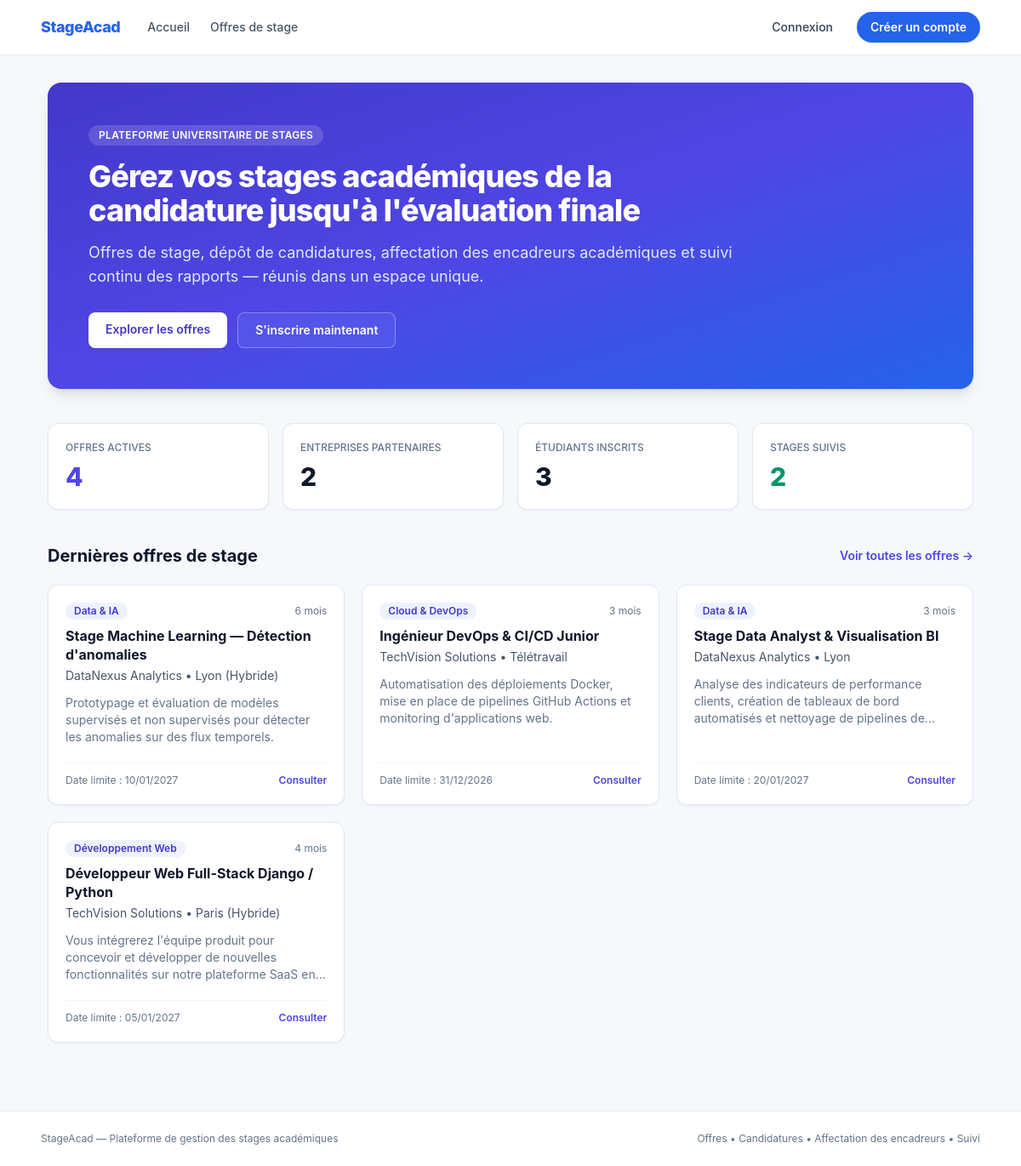
The page / on the database its author committed.
### stages/models.py (models this page shows, shortened)
class OffreStage(models.Model):
    titre = models.CharField(max_length=200, verbose_name="Intitulé du stage")
    entreprise = models.ForeignKey(
        settings.AUTH_USER_MODEL,
        on_delete=models.CASCADE,
        related_name="offres_publiees",
        verbose_name="Entreprise",
    )
    domaine = models.CharField(max_length=120, verbose_name="Domaine")
    lieu = models.CharField(max_length=150, verbose_name="Lieu")
    duree_mois = models.PositiveIntegerField(
        default=3,
        validators=[MinValueValidator(1), MaxValueValidator(24)],
        verbose_name="Durée (mois)",
    )
    date_debut = models.DateField(verbose_name="Date de début souhaitée")
    date_limite = models.DateField(verbose_name="Date limite de candidature")
    description = models.TextField(verbose_name="Description des missions")
    competences_requises = models.TextField(blank=True, verbose_name="Compétences requises")
    est_active = models.BooleanField(default=True, verbose_name="Offre active")
    date_creation = models.DateTimeField(auto_now_add=True, verbose_name="Publiée le")
    class Meta:
        ordering = ["-date_creation"]
        verbose_name = "Offre de stage"
        verbose_name_plural = "Offres de stage"

### accounts/models.py (models this page shows, shortened)
class User(AbstractUser):
    class Role(models.TextChoices):
        ETUDIANT = "ETUDIANT", "Étudiant"
        ENTREPRISE = "ENTREPRISE", "Entreprise"
        ENCADREUR = "ENCADREUR", "Encadreur académique"
        ADMIN = "ADMIN", "Administrateur"
    role = models.CharField(
        max_length=20,
        choices=Role.choices,
        default=Role.ETUDIANT,
        verbose_name="Rôle",
    )
    telephone = models.CharField(max_length=30, blank=True, verbose_name="Téléphone")
    organisation = models.CharField(
        max_length=150,
        blank=True,
        verbose_name="Entreprise / Établissement",
    )
    filiere = models.CharField(max_length=120, blank=True, verbose_name="Filière / Département")
    niveau = models.CharField(max_length=60, blank=True, verbose_name="Niveau d'études")
    specialite = models.CharField(max_length=120, blank=True, verbose_name="Spécialité")
    class Meta:
        verbose_name = "Utilisateur"
        verbose_name_plural = "Utilisateurs"
    @property
    def is_entreprise(self) -> bool:
        return self.role == self.Role.ENTREPRISE
    def display_name(self) -> str:
        if self.is_entreprise and self.organisation:
            return self.organisation
        full = self.get_full_name().strip()
        return full if full else self.username

### stages/views.py (the view)
# urls.py: path("", views.home, name="home"),
def home(request):
    offres_recentes = OffreStage.objects.filter(est_active=True).select_related("entreprise")[:6]
    stats = {
        "offres": OffreStage.objects.filter(est_active=True).count(),
        "entreprises": User.objects.filter(role=User.Role.ENTREPRISE).count(),
        "etudiants": User.objects.filter(role=User.Role.ETUDIANT).count(),
        "stages": Stage.objects.count(),
    }
    return render(request, "home.html", {"offres_recentes": offres_recentes, "stats": stats})

### templates/home.html (shortened to what this page needs)
{% extends "base.html" %}
{% block content %}
  <section class="rounded-2xl bg-gradient-to-br from-indigo-700 via-indigo-600 to-blue-600 text-white p-8 sm:p-12 shadow-lg mb-10">
    <div class="max-w-3xl">
      <span class="inline-block px-3 py-1 rounded-full bg-white/15 text-xs font-semibold tracking-wide uppercase mb-4">
        Plateforme Universitaire de Stages
      </span>
      <h1 class="text-3xl sm:text-4xl font-extrabold tracking-tight leading-tight">
        Gérez vos stages académiques de la candidature jusqu'à l'évaluation finale
      </h1>
      <p class="mt-4 text-indigo-100 text-base sm:text-lg">
        Offres de stage, dépôt de candidatures, affectation des encadreurs académiques et suivi continu des rapports — réunis dans un espace unique.
      </p>
      <div class="mt-7 flex flex-wrap gap-3">
        <a href="{% url 'stages:offre_list' %}" class="px-5 py-2.5 rounded-lg bg-white text-indigo-700 font-semibold text-sm hover:bg-indigo-50 shadow-sm transition">
          Explorer les offres
        </a>
        {% if user.is_authenticated %}
          <a href="{% url 'stages:dashboard' %}" class="px-5 py-2.5 rounded-lg bg-indigo-500/40 border border-white/30 text-white font-semibold text-sm hover:bg-indigo-500/60 transition">
            Accéder à mon tableau de bord
          </a>
        {% else %}
          <a href="{% url 'accounts:register' %}" class="px-5 py-2.5 rounded-lg bg-indigo-500/40 border border-white/30 text-white font-semibold text-sm hover:bg-indigo-500/60 transition">
            S'inscrire maintenant
          </a>
        {% endif %}
      </div>
    </div>
  </section>
  <section class="grid grid-cols-2 lg:grid-cols-4 gap-4 mb-10">
    <div class="bg-white rounded-xl border border-slate-200 p-5 shadow-sm">
      <p class="text-xs font-medium text-slate-500 uppercase">Offres actives</p>
      <p class="mt-2 text-3xl font-extrabold text-indigo-600">{{ stats.offres }}</p>
    </div>
    <div class="bg-white rounded-xl border border-slate-200 p-5 shadow-sm">
      <p class="text-xs font-medium text-slate-500 uppercase">Entreprises partenaires</p>
      <p class="mt-2 text-3xl font-extrabold text-slate-900">{{ stats.entreprises }}</p>
    </div>
    <div class="bg-white rounded-xl border border-slate-200 p-5 shadow-sm">
      <p class="text-xs font-medium text-slate-500 uppercase">Étudiants inscrits</p>
      <p class="mt-2 text-3xl font-extrabold text-slate-900">{{ stats.etudiants }}</p>
    </div>
    <div class="bg-white rounded-xl border border-slate-200 p-5 shadow-sm">
      <p class="text-xs font-medium text-slate-500 uppercase">Stages suivis</p>
      <p class="mt-2 text-3xl font-extrabold text-emerald-600">{{ stats.stages }}</p>
    </div>
  </section>
  <section>
    <div class="flex items-center justify-between mb-5">
      <h2 class="text-xl font-bold text-slate-900">Dernières offres de stage</h2>
      <a href="{% url 'stages:offre_list' %}" class="text-sm font-semibold text-indigo-600 hover:text-indigo-800">Voir toutes les offres →</a>
    </div>
    {% if offres_recentes %}
      <div class="grid md:grid-cols-2 lg:grid-cols-3 gap-5">
        {% for offre in offres_recentes %}
          <article class="bg-white rounded-xl border border-slate-200 p-5 shadow-sm hover:shadow-md transition flex flex-col justify-between">
            <div>
              <div class="flex items-center justify-between gap-2 text-xs mb-2">
                <span class="px-2.5 py-0.5 rounded-full bg-indigo-50 text-indigo-700 font-semibold">{{ offre.domaine }}</span>
                <span class="text-slate-500">{{ offre.duree_mois }} mois</span>
              </div>
              <h3 class="font-bold text-slate-900 text-base leading-snug">
                <a href="{% url 'stages:offre_detail' offre.pk %}" class="hover:text-indigo-600">{{ offre.titre }}</a>
              </h3>
              <p class="text-sm text-slate-600 mt-1">{{ offre.entreprise.display_name }} • {{ offre.lieu }}</p>
              <p class="text-sm text-slate-500 mt-3 line-clamp-3">{{ offre.description|truncatewords:22 }}</p>
            </div>
            <div class="mt-5 pt-3 border-t border-slate-100 flex items-center justify-between text-xs text-slate-500">
              <span>Date limite : {{ offre.date_limite|date:"d/m/Y" }}</span>
              <a href="{% url 'stages:offre_detail' offre.pk %}" class="font-semibold text-indigo-600 hover:underline">Consulter</a>
            </div>
          </article>
        {% endfor %}
      </div>
    {% else %}
      <div class="bg-white rounded-xl border border-slate-200 p-8 text-center text-slate-500">
        Aucune offre de stage publiée pour le moment.
      </div>
    {% endif %}
  </section>
{% endblock %}

### rows shown on the page
OffreStage: domaine "Data & IA", duree_mois "6", titre "Stage Machine Learning — Détection d'anomalies", entreprise.display_name "DataNexus Analytics", lieu "Lyon (Hybride)", description "Prototypage et évaluation de modèles supervisés et non supervisés pour détecter les anomalies sur des flux temporels.", date_limite "10/01/2027"
OffreStage: domaine "Cloud & DevOps", duree_mois "3", titre "Ingénieur DevOps & CI/CD Junior", entreprise.display_name "TechVision Solutions", lieu "Télétravail", description "Automatisation des déploiements Docker, mise en place de pipelines GitHub Actions et monitoring d'applications web.", date_limite "31/12/2026"
OffreStage: domaine "Data & IA", duree_mois "3", titre "Stage Data Analyst & Visualisation BI", entreprise.display_name "DataNexus Analytics", lieu "Lyon", description "Analyse des indicateurs de performance clients, création de tableaux de bord automatisés et nettoyage de pipelines…", date_limite "20/01/2027"
OffreStage: domaine "Développement Web", duree_mois "4", titre "Développeur Web Full-Stack Django / Python", entreprise.display_name "TechVision Solutions", lieu "Paris (Hybride)", description "Vous intégrerez l'équipe produit pour concevoir et développer de nouvelles fonctionnalités sur notre plateforme SaaS…", date_limite "05/01/2027"

### other values the page prints
{{ stats.offres }} "4"
{{ stats.entreprises }} "2"
{{ stats.etudiants }} "3"
{{ stats.stages }} "2"
